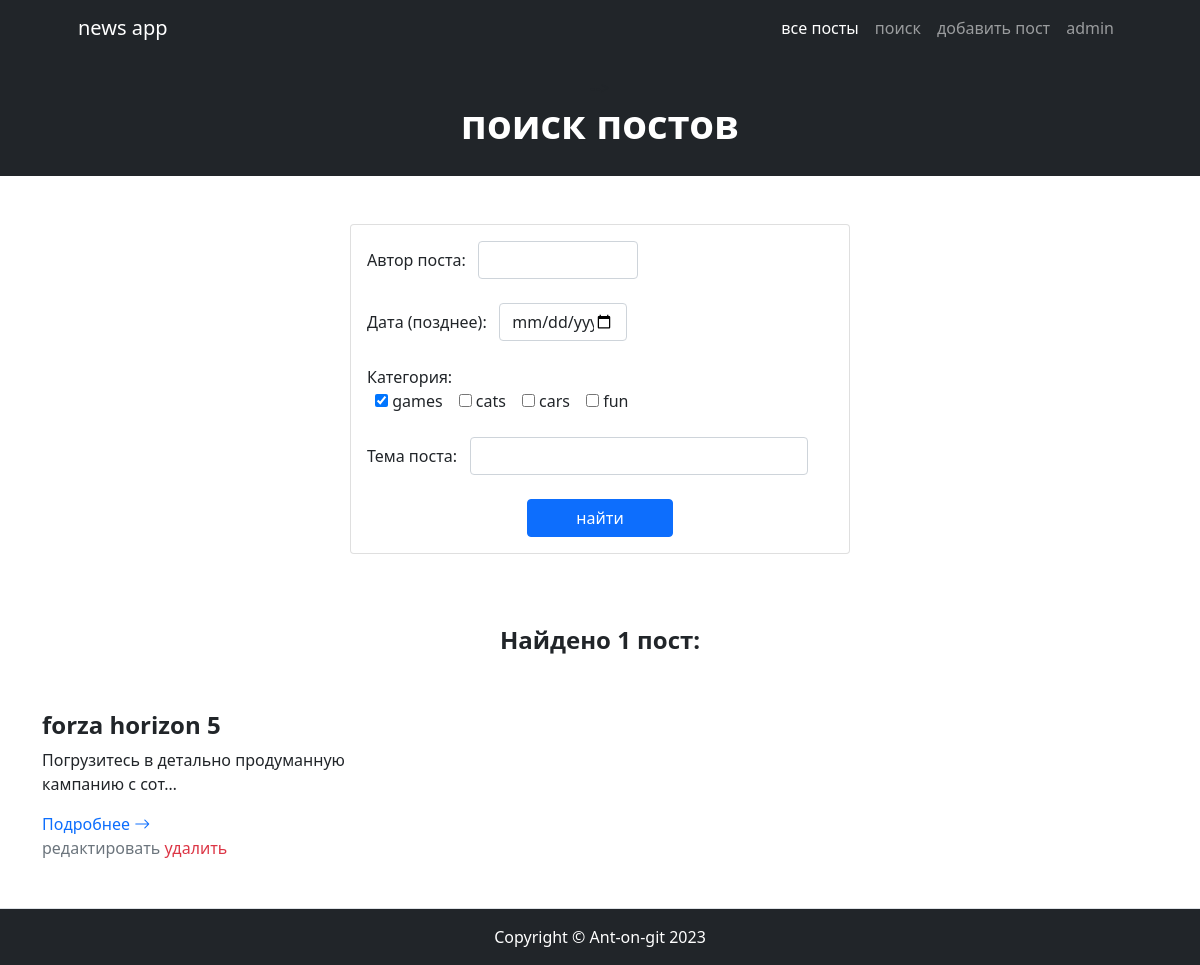
The page /news/search?category=games on the database as committed earlier.
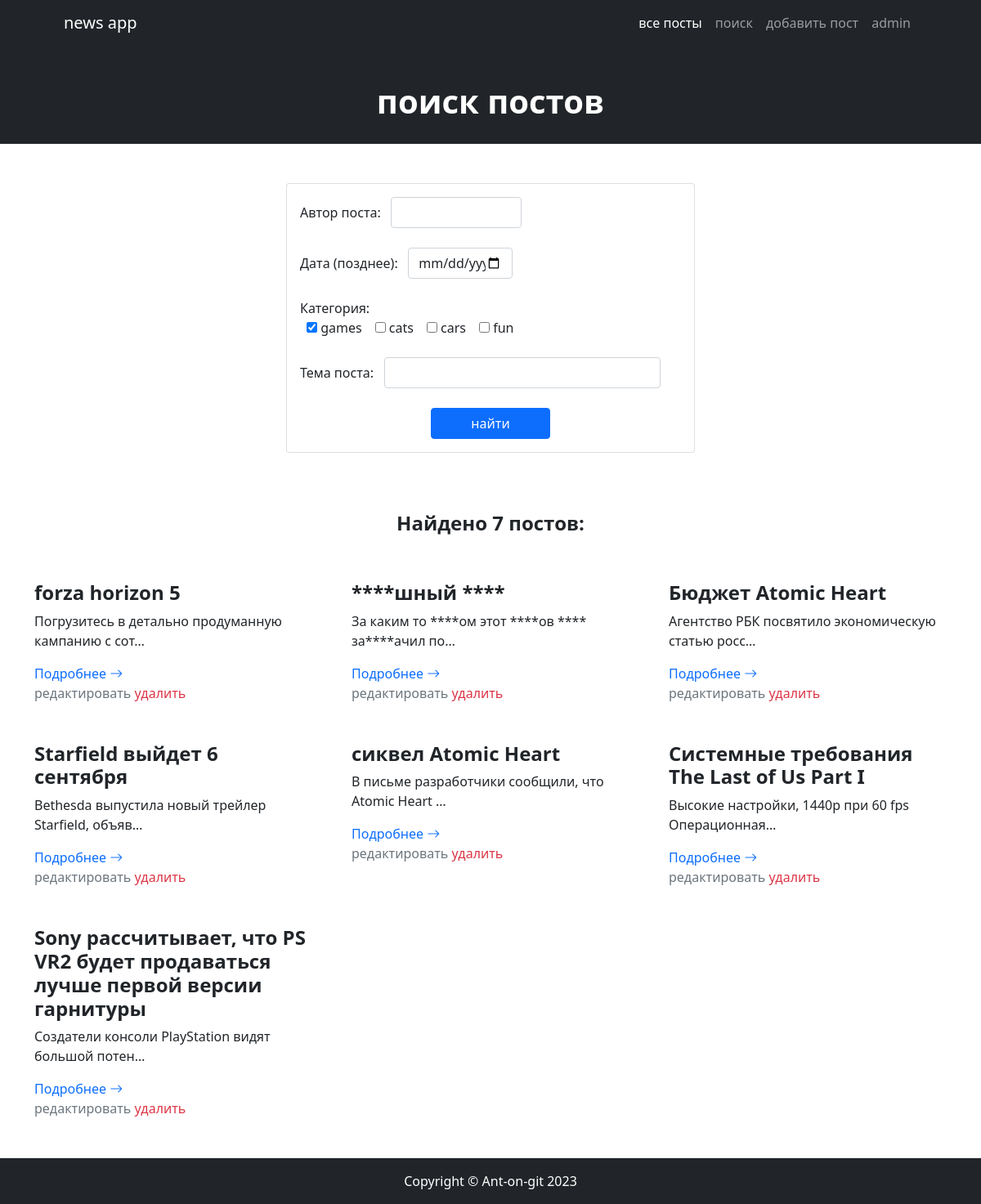
The same page on the database as committed later.
### news/models.py (models this page shows, shortened)
class Post(models.Model):
    class Types(models.TextChoices):
        article = 'статья', 'статья'
        news = 'новость', 'новость'
    type = models.CharField(max_length=7, choices=Types.choices, default=Types.article)
    datetime_create = models.DateTimeField(auto_now_add=True)
    title = models.CharField(max_length=255)
    text = models.TextField()
    rating = models.IntegerField(default=0)
    author = models.ForeignKey('Author', on_delete=models.CASCADE)
    category = models.ManyToManyField('Category', through='PostCategory')

### news/views.py (the view)
# urls.py: path('search', PostSearch.as_view(), name='search_post'),
class PostSearch(ListView):
    model = Post
    template_name = 'postSearch.html'
    context_object_name = 'postSearch'
    paginate_by = 10
    def get_queryset(self):
        queryset = super().get_queryset()
        return PostFilter(self.request.GET, queryset=queryset).qs
    def get_context_data(self, **kwargs):
        context = super().get_context_data(**kwargs)
        context['filter'] = PostFilter(self.request.GET, queryset=self.get_queryset())
        request_copy = self.request.GET.copy()
        clean_get = request_copy.pop('page', True) and request_copy.urlencode()
        context['clean_get_request'] = clean_get
        if not clean_get:
            context['postSearch'] = []
            context['filter.qs'] = []
        return context

### news/templatetags/custom_filters.py (called while the page is built)
@register.filter(name='postwordEnding')
def postwordEnding(postList):
    word = 'пост'
    endings = ['а', 'ов']
    length = len(postList)
    if 11 <= length <= 20 or 5 <= length % 10 <= 9 or length % 10 == 0:
        res = f'{length} {word + endings[1]}'
    elif length % 10 == 1:
        res = f'{length} {word}'
    else:
        res = f'{length} {word + endings[0]}'
    return res

@register.filter(name='censor')
def censor(text):
    negative_words = ['хрен', 'жопа', 'жопе']
    word_list = text.split()
    for i, word in enumerate(word_list):
        for negative in negative_words:
            if negative in word.lower():
                start_ind = word.lower().find(negative)
                end_ind = start_ind + len(negative)
                word_list[i] = word[:start_ind] + '*' * len(negative) + word[end_ind:]
    return ' '.join(word_list)

### templates/postSearch.html (shortened to what this page needs)
{% extends 'default.html' %}
{% load custom_filters %}
{% block page_preview %}
    <div class="text-center my-3">-->
      <h1 class="display-6 fw-bold text-white mb-2">
          поиск постов
      </h1>
    </div>
{% endblock page_preview %}
{% block content %}
    <div class="py-5 col-lg-5 mx-sm-auto">
            <div class="card mb-4">
                    <form method="get" class="card-body">
                        {% for field in filter.form %}
                            <div class="mb-4">
                                {{ field.label_tag }}&nbsp;&nbsp;&nbsp;{{ field }}
                            </div>
                        {% endfor %}
                        <div class="d-md-flex">
                            <input class="btn btn-primary mx-sm-auto px-md-5" type="submit" value="найти">
                        </div>
                    </form>
            </div>
    </div>
    <section class="py-0 border-bottom" id="features">
        <div class="container my-0">
            <div class="row gx-5">
                {% if postSearch %}
                    <div class="col-lg-12 mb-5">
                        <h2 class="h4 fw-bolder text-center">Найдено {{ filter.qs | postwordEnding }}:</h2>
                    </div>
                    {% for post in postSearch %}
                        <div class="col-lg-4 mb-5">
                            <h2 class="h4 fw-bolder">{{ post.title | censor }}</h2>
                            <p>{{ post.text | truncatechars:50 | censor }}</p>
                            <a class="text-decoration-none" href="{{ post.pk }}">
                                Подробнее
                                <i class="bi bi-arrow-right"></i>
                            </a>
                            <div>
                                <a class="text-decoration-none text-secondary" href="{{ post.pk }}/edit">редактировать</a>
                                <a class="text-decoration-none text-danger" href="{{ post.pk }}/delete">удалить</a>
                            </div>
                        </div>
                    {% endfor %}
                {% else %}
                    <div class="col-lg-12 mb-5">
                        <h2 class="h4 fw-bolder text-center">Постов нет =(</h2>
                    </div>
                {% endif %}
            </div>
        </div>
    </section>
{% endblock content %}

Rows that differ between the two databases and show on the page:
now on this page (row unchanged): Post: title|censor "****шный ****", text|censor "За каким то ****ом этот ****ов **** за****ачил по…"
added Post: title|censor "Бюджет Atomic Heart", text|censor "Агентство РБК посвятило экономическую статью росс…"
added Post: title|censor "Starfield выйдет 6 сентября", text|censor "Bethesda выпустила новый трейлер Starfield, объяв…"
added Post: title|censor "сиквел Atomic Heart", text|censor "В письме разработчики сообщили, что Atomic Heart …"
added Post: title|censor "Системные требования The Last of Us Part I", text|censor "Высокие настройки, 1440p при 60 fps Операционная…"
added Post: title|censor "Sony рассчитывает, что PS VR2 будет продаваться лучше первой версии гарнитуры", text|censor "Создатели консоли PlayStation видят большой потен…"
Other text that changed with them:
{{ filter.qs | postwordEnding }}: "1 пост" → "7 постов"
